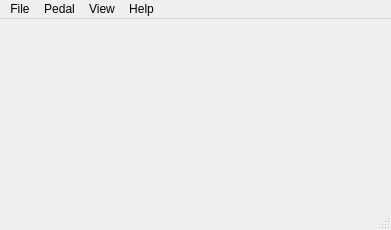
<?xml version="1.0" encoding="UTF-8"?>
<ui version="4.0">
 <class>PedalBuilderMainWindow</class>
 <widget class="QMainWindow" name="PedalBuilderMainWindow">
  <property name="geometry">
   <rect>
    <x>0</x>
    <y>0</y>
    <width>391</width>
    <height>230</height>
   </rect>
  </property>
  <property name="windowTitle">
   <string>Pedal Builder</string>
  </property>
  <widget class="QWidget" name="central_widget">
   <layout class="QVBoxLayout" name="verticalLayout">
    <property name="leftMargin">
     <number>20</number>
    </property>
    <property name="topMargin">
     <number>10</number>
    </property>
    <property name="rightMargin">
     <number>20</number>
    </property>
    <property name="bottomMargin">
     <number>0</number>
    </property>
    <item alignment="Qt::AlignHCenter">
     <widget class="TransportControlWidget" name="transport_control" native="true">
      <property name="minimumSize">
       <size>
        <width>350</width>
        <height>125</height>
       </size>
      </property>
     </widget>
    </item>
    <item>
     <layout class="QHBoxLayout" name="pedal_layout">
      <property name="spacing">
       <number>0</number>
      </property>
      <property name="leftMargin">
       <number>20</number>
      </property>
      <property name="topMargin">
       <number>20</number>
      </property>
      <property name="rightMargin">
       <number>20</number>
      </property>
      <property name="bottomMargin">
       <number>20</number>
      </property>
      <item>
       <spacer name="pedal_layout_spacer_left">
        <property name="orientation">
         <enum>Qt::Horizontal</enum>
        </property>
        <property name="sizeHint" stdset="0">
         <size>
          <width>0</width>
          <height>0</height>
         </size>
        </property>
       </spacer>
      </item>
      <item>
       <widget class="QWidget" name="pedal_widget" native="true">
        <property name="minimumSize">
         <size>
          <width>0</width>
          <height>0</height>
         </size>
        </property>
       </widget>
      </item>
      <item>
       <spacer name="pedal_layout_spacer_right">
        <property name="orientation">
         <enum>Qt::Horizontal</enum>
        </property>
        <property name="sizeHint" stdset="0">
         <size>
          <width>0</width>
          <height>0</height>
         </size>
        </property>
       </spacer>
      </item>
     </layout>
    </item>
    <item>
     <spacer name="vertical_spacer">
      <property name="orientation">
       <enum>Qt::Vertical</enum>
      </property>
      <property name="sizeType">
       <enum>QSizePolicy::MinimumExpanding</enum>
      </property>
      <property name="sizeHint" stdset="0">
       <size>
        <width>0</width>
        <height>0</height>
       </size>
      </property>
     </spacer>
    </item>
   </layout>
  </widget>
  <widget class="QMenuBar" name="menubar">
   <property name="geometry">
    <rect>
     <x>0</x>
     <y>0</y>
     <width>391</width>
     <height>22</height>
    </rect>
   </property>
   <widget class="QMenu" name="menu_help">
    <property name="title">
     <string>Help</string>
    </property>
    <addaction name="action_about"/>
   </widget>
   <widget class="QMenu" name="menu_file">
    <property name="title">
     <string>File</string>
    </property>
    <addaction name="action_new_pedal"/>
    <addaction name="action_open_pedal"/>
    <addaction name="action_close_pedal"/>
    <addaction name="action_save_pedal"/>
    <addaction name="action_quit"/>
    <addaction name="separator"/>
    <addaction name="action_preferences"/>
   </widget>
   <widget class="QMenu" name="menu_pedal">
    <property name="title">
     <string>Pedal</string>
    </property>
    <addaction name="action_add_knob"/>
    <addaction name="action_add_footswitch"/>
    <addaction name="separator"/>
    <addaction name="action_reload"/>
   </widget>
   <widget class="QMenu" name="menu_view">
    <property name="title">
     <string>View</string>
    </property>
    <addaction name="action_knob_displays"/>
    <addaction name="action_footswitch_displays"/>
   </widget>
   <addaction name="menu_file"/>
   <addaction name="menu_pedal"/>
   <addaction name="menu_view"/>
   <addaction name="menu_help"/>
  </widget>
  <widget class="QStatusBar" name="statusbar"/>
  <action name="action_about">
   <property name="text">
    <string>About</string>
   </property>
   <property name="shortcut">
    <string>Ctrl+Shift+/</string>
   </property>
  </action>
  <action name="action_new_pedal">
   <property name="text">
    <string>New Pedal</string>
   </property>
   <property name="shortcut">
    <string>Ctrl+N</string>
   </property>
  </action>
  <action name="action_open_pedal">
   <property name="text">
    <string>Open Pedal</string>
   </property>
   <property name="shortcut">
    <string>Ctrl+O</string>
   </property>
  </action>
  <action name="action_save_pedal">
   <property name="text">
    <string>Save Pedal</string>
   </property>
   <property name="shortcut">
    <string>Ctrl+S</string>
   </property>
  </action>
  <action name="action_quit">
   <property name="text">
    <string>Quit</string>
   </property>
   <property name="shortcut">
    <string>Ctrl+Q</string>
   </property>
  </action>
  <action name="action_close_pedal">
   <property name="text">
    <string>Close Pedal</string>
   </property>
   <property name="shortcut">
    <string>Ctrl+Shift+Q</string>
   </property>
  </action>
  <action name="action_add_knob">
   <property name="text">
    <string>Add Knob</string>
   </property>
   <property name="shortcut">
    <string>Ctrl+1</string>
   </property>
  </action>
  <action name="action_add_footswitch">
   <property name="text">
    <string>Add Footswitch</string>
   </property>
   <property name="shortcut">
    <string>Ctrl+2</string>
   </property>
  </action>
  <action name="action_knob_displays">
   <property name="checkable">
    <bool>true</bool>
   </property>
   <property name="text">
    <string>Knob Displays</string>
   </property>
   <property name="shortcut">
    <string>Ctrl+K</string>
   </property>
  </action>
  <action name="action_footswitch_displays">
   <property name="checkable">
    <bool>true</bool>
   </property>
   <property name="text">
    <string>Footswitch Displays</string>
   </property>
   <property name="shortcut">
    <string>Ctrl+F</string>
   </property>
  </action>
  <action name="action_reload">
   <property name="text">
    <string>Reload</string>
   </property>
   <property name="shortcut">
    <string>Ctrl+R</string>
   </property>
  </action>
  <action name="action_preferences">
   <property name="text">
    <string>Preferences</string>
   </property>
   <property name="shortcut">
    <string>Ctrl+,</string>
   </property>
  </action>
 </widget>
 <customwidgets>
  <customwidget>
   <class>TransportControlWidget</class>
   <extends>QWidget</extends>
   <header>pyfx.widgets.transport_control_widget</header>
   <container>1</container>
  </customwidget>
 </customwidgets>
 <resources/>
 <connections>
  <connection>
   <sender>action_about</sender>
   <signal>triggered()</signal>
   <receiver>PedalBuilderMainWindow</receiver>
   <slot>help__about_cb()</slot>
   <hints>
    <hint type="sourcelabel">
     <x>-1</x>
     <y>-1</y>
    </hint>
    <hint type="destinationlabel">
     <x>399</x>
     <y>299</y>
    </hint>
   </hints>
  </connection>
  <connection>
   <sender>action_new_pedal</sender>
   <signal>triggered()</signal>
   <receiver>PedalBuilderMainWindow</receiver>
   <slot>file__new_pedal_cb()</slot>
   <hints>
    <hint type="sourcelabel">
     <x>-1</x>
     <y>-1</y>
    </hint>
    <hint type="destinationlabel">
     <x>399</x>
     <y>299</y>
    </hint>
   </hints>
  </connection>
  <connection>
   <sender>action_open_pedal</sender>
   <signal>triggered()</signal>
   <receiver>PedalBuilderMainWindow</receiver>
   <slot>file__open_pedal_cb()</slot>
   <hints>
    <hint type="sourcelabel">
     <x>-1</x>
     <y>-1</y>
    </hint>
    <hint type="destinationlabel">
     <x>399</x>
     <y>299</y>
    </hint>
   </hints>
  </connection>
  <connection>
   <sender>action_save_pedal</sender>
   <signal>triggered()</signal>
   <receiver>PedalBuilderMainWindow</receiver>
   <slot>file__save_pedal_cb()</slot>
   <hints>
    <hint type="sourcelabel">
     <x>-1</x>
     <y>-1</y>
    </hint>
    <hint type="destinationlabel">
     <x>399</x>
     <y>299</y>
    </hint>
   </hints>
  </connection>
  <connection>
   <sender>action_quit</sender>
   <signal>triggered()</signal>
   <receiver>PedalBuilderMainWindow</receiver>
   <slot>file__quit_cb()</slot>
   <hints>
    <hint type="sourcelabel">
     <x>-1</x>
     <y>-1</y>
    </hint>
    <hint type="destinationlabel">
     <x>399</x>
     <y>299</y>
    </hint>
   </hints>
  </connection>
  <connection>
   <sender>action_close_pedal</sender>
   <signal>triggered()</signal>
   <receiver>PedalBuilderMainWindow</receiver>
   <slot>file__close_pedal_cb()</slot>
   <hints>
    <hint type="sourcelabel">
     <x>-1</x>
     <y>-1</y>
    </hint>
    <hint type="destinationlabel">
     <x>399</x>
     <y>299</y>
    </hint>
   </hints>
  </connection>
  <connection>
   <sender>action_add_knob</sender>
   <signal>triggered()</signal>
   <receiver>PedalBuilderMainWindow</receiver>
   <slot>pedal__add_knob_cb()</slot>
   <hints>
    <hint type="sourcelabel">
     <x>-1</x>
     <y>-1</y>
    </hint>
    <hint type="destinationlabel">
     <x>195</x>
     <y>114</y>
    </hint>
   </hints>
  </connection>
  <connection>
   <sender>action_add_footswitch</sender>
   <signal>triggered()</signal>
   <receiver>PedalBuilderMainWindow</receiver>
   <slot>pedal__add_footswitch_cb()</slot>
   <hints>
    <hint type="sourcelabel">
     <x>-1</x>
     <y>-1</y>
    </hint>
    <hint type="destinationlabel">
     <x>195</x>
     <y>114</y>
    </hint>
   </hints>
  </connection>
  <connection>
   <sender>action_knob_displays</sender>
   <signal>toggled(bool)</signal>
   <receiver>PedalBuilderMainWindow</receiver>
   <slot>view__knob_displays_cb(bool)</slot>
   <hints>
    <hint type="sourcelabel">
     <x>-1</x>
     <y>-1</y>
    </hint>
    <hint type="destinationlabel">
     <x>195</x>
     <y>114</y>
    </hint>
   </hints>
  </connection>
  <connection>
   <sender>action_footswitch_displays</sender>
   <signal>toggled(bool)</signal>
   <receiver>PedalBuilderMainWindow</receiver>
   <slot>view__footswitch_displays_cb(bool)</slot>
   <hints>
    <hint type="sourcelabel">
     <x>-1</x>
     <y>-1</y>
    </hint>
    <hint type="destinationlabel">
     <x>195</x>
     <y>114</y>
    </hint>
   </hints>
  </connection>
  <connection>
   <sender>action_reload</sender>
   <signal>triggered()</signal>
   <receiver>PedalBuilderMainWindow</receiver>
   <slot>pedal__reload_cb()</slot>
   <hints>
    <hint type="sourcelabel">
     <x>-1</x>
     <y>-1</y>
    </hint>
    <hint type="destinationlabel">
     <x>195</x>
     <y>114</y>
    </hint>
   </hints>
  </connection>
  <connection>
   <sender>action_preferences</sender>
   <signal>triggered()</signal>
   <receiver>PedalBuilderMainWindow</receiver>
   <slot>file__preferences_cb()</slot>
   <hints>
    <hint type="sourcelabel">
     <x>-1</x>
     <y>-1</y>
    </hint>
    <hint type="destinationlabel">
     <x>195</x>
     <y>114</y>
    </hint>
   </hints>
  </connection>
 </connections>
 <slots>
  <slot>help__about_cb()</slot>
  <slot>file__new_pedal_cb()</slot>
  <slot>file__open_pedal_cb()</slot>
  <slot>file__save_pedal_cb()</slot>
  <slot>file__quit_cb()</slot>
  <slot>file__close_pedal_cb()</slot>
  <slot>pedal__add_knob_cb()</slot>
  <slot>pedal__add_footswitch_cb()</slot>
  <slot>view__knob_displays_cb(bool)</slot>
  <slot>view__footswitch_displays_cb(bool)</slot>
  <slot>pedal__reload_cb()</slot>
  <slot>file__preferences_cb()</slot>
 </slots>
</ui>
